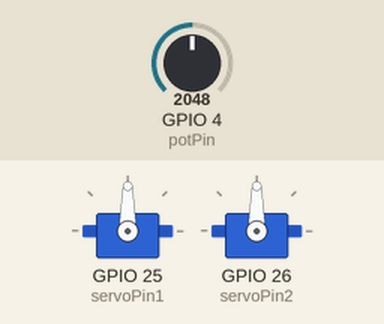
Simulated run of this sketch. Board: ESP32. Parts: 2 × servo. The test bench sets the inputs (shaded band); at power-on: GPIO 4 (potPin) = 2048. What the sketch prints to the serial monitor is not drawn.

Above: at 2.2 s.
2.3 s: GPIO 4 (potPin) set to 0
At 3.0 s:
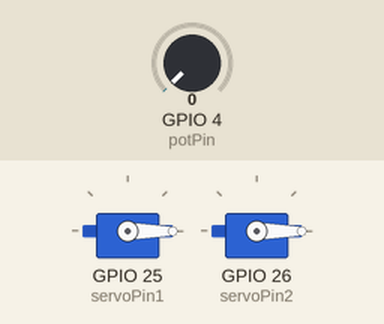
3.8 s: GPIO 4 (potPin) set to 491
At 4.1 s:
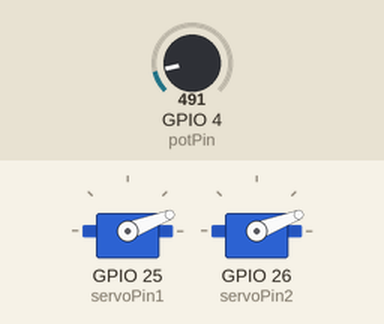
5.3 s: GPIO 4 (potPin) set to 1228
At 6.5 s:
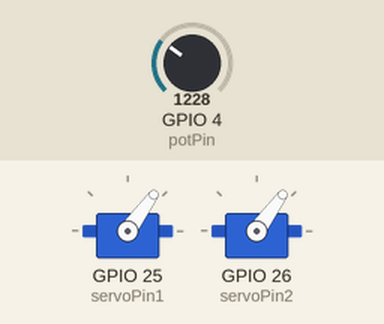
6.8 s: GPIO 4 (potPin) set to 2866
At 7.6 s:
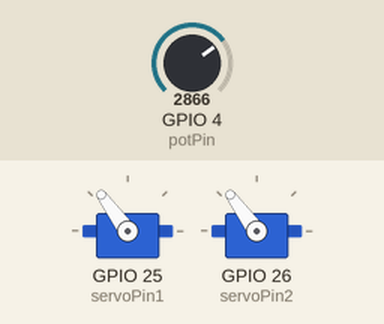
8.3 s: GPIO 4 (potPin) set to 3603
At 8.8 s:
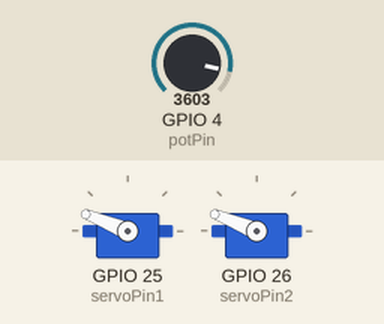
9.8 s: GPIO 4 (potPin) set to 2047
At 11.1 s:
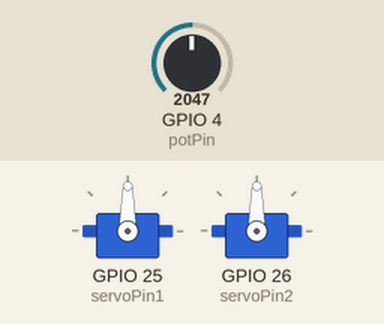
Timing chart, 0 to 12.8 s (numbered marks = the images above; inputs shaded):
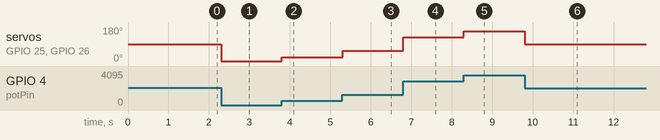

Measured:
- after the input at 2.3 s, servo on GPIO 25 (servoPin1), servo on GPIO 26 (servoPin2): 90° → 0° at once
- after the input at 3.8 s, servo on GPIO 25 (servoPin1), servo on GPIO 26 (servoPin2): 0° → 21° at once
- after the input at 5.3 s, servo on GPIO 25 (servoPin1), servo on GPIO 26 (servoPin2): 21° → 54° at once
- after the input at 6.8 s, servo on GPIO 25 (servoPin1), servo on GPIO 26 (servoPin2): 54° → 126° at once
- after the input at 8.3 s, servo on GPIO 25 (servoPin1), servo on GPIO 26 (servoPin2): 126° → 158° at once
- after the input at 9.8 s, servo on GPIO 25 (servoPin1), servo on GPIO 26 (servoPin2): 158° → 90° at once

The sketch:

servoSpeedControl.ino
```cpp
#include <ESP32Servo.h>
#define ADC_Max 4095    // This is the default ADC max value on the ESP32 (12 bit ADC width);

Servo servo1;
Servo servo2;
int servoPin1 = 25;      // GPIO pin used to connect the servo control (digital out)
int servoPin2 = 26;
int potPin = 4;
int potVal;

void setup(){
  servo1.setPeriodHertz(50);// Standard 50hz servo
  servo2.setPeriodHertz(50);
  servo1.attach(servoPin1, 900, 2100);
  servo2.attach(servoPin2, 900, 2100);
  Serial.begin(115200);
  // myservo.write(input);
  delay(1000);
}
void loop(){
  potVal = analogRead(potPin);
  potVal = map(potVal, 0, ADC_Max, 900, 2100);
  Serial.printf("potVal: %d\n",potVal);
  servo1.writeMicroseconds(potVal);
  servo2.writeMicroseconds(potVal);
}
```
